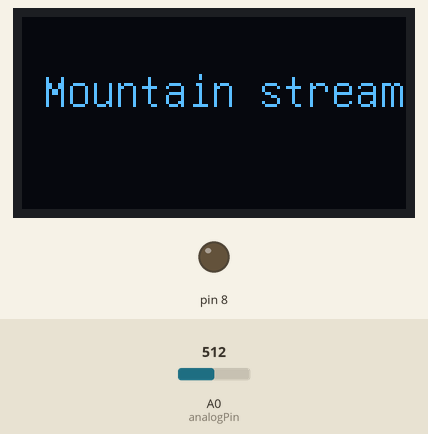
Simulated run of this sketch. Board: Arduino Uno, built with avr-gcc and run on an emulated ATmega328P. Parts: 128×64 one-colour display, output pins drawn as LEDs (lit = HIGH). The test bench sets the inputs (shaded band); at power-on: A0 (analogPin) = 512. The audio player accepts every command and is not drawn; what the sketch prints to the serial monitor is not drawn.

Above: at 1.7 s.
1.8 s: A0 (analogPin) set to 33
3.4 s: A0 (analogPin) set to 27
Timing chart, 0 to 6.4 s (numbered marks = the images above; inputs shaded):
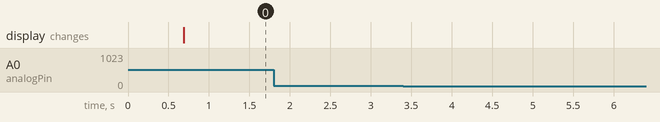

Measured:
- after the input at 1.8 s, every drawn part: stays the same
- after the input at 3.4 s, every drawn part: stays the same

The sketch:

mountainstream.ino
```cpp
#include <SoftwareSerial.h>
#include <DFRobotDFPlayerMini.h>
#include "U8glib.h"

// U8glib Setup
U8GLIB_SSD1306_128X64 u8g(U8G_I2C_OPT_NONE);
const char *text = "Mountain stream";  // 要显示的文本
int textWidth;  // 文字宽度

// DFPlayer Setup
int analogPin = A0;     // Analog pin for reading infrared signal (0-1023)
int val = 0;            // Variable to store the infrared signal value
SoftwareSerial mySoftwareSerial(10, 11); // RX, TX
DFRobotDFPlayerMini myDFPlayer;

void draw(void) {
  // graphic commands to redraw the complete screen should be placed here
  u8g.setFont(u8g_font_unifont);  // 设置字体
  textWidth = u8g.getStrWidth(text);  // 获取文本宽度

  // 计算文本起始位置以实现居中显示，并向右偏移5像素
  int startX = (u8g.getWidth() - textWidth) / 2 + 3;

  u8g.drawStr(startX, 30, text);  // 绘制文本
}

void setup() {
  Serial.begin(9600);
  mySoftwareSerial.begin(9600); // Initialize software serial for communication with DFPlayer

  // Initialize DFPlayer Mini
  if (!myDFPlayer.begin(mySoftwareSerial)) {
    Serial.println("DFPlayer Mini initialization failed!");
    while (true); // Stop here if initialization fails
  }
  Serial.println("DFPlayer Mini initialized successfully!");

  myDFPlayer.volume(25); // Set volume (0-30), adjust as needed

  pinMode(8, OUTPUT);  // 设置引脚8为输出模式
}

void loop() {
  // picture loop for U8glib
  u8g.firstPage();
  do {
    draw();
  } while( u8g.nextPage() );

  val = analogRead(analogPin); // Read the infrared signal (0-1023)
  Serial.print(val);

  if (val < 30) { // Threshold for detecting an infrared signal
    Serial.println("Infrared signal detected, playing music...");
    myDFPlayer.play(1); // Play the first song, ensure you have the corresponding audio file
    delay(10000); // Delay in milliseconds
  }
  else {
    Serial.println("No signal detected");
    myDFPlayer.stop(); // stop the music if no signal
  }

  delay(1000); // Delay for 1 second before continuing detection
}
```
